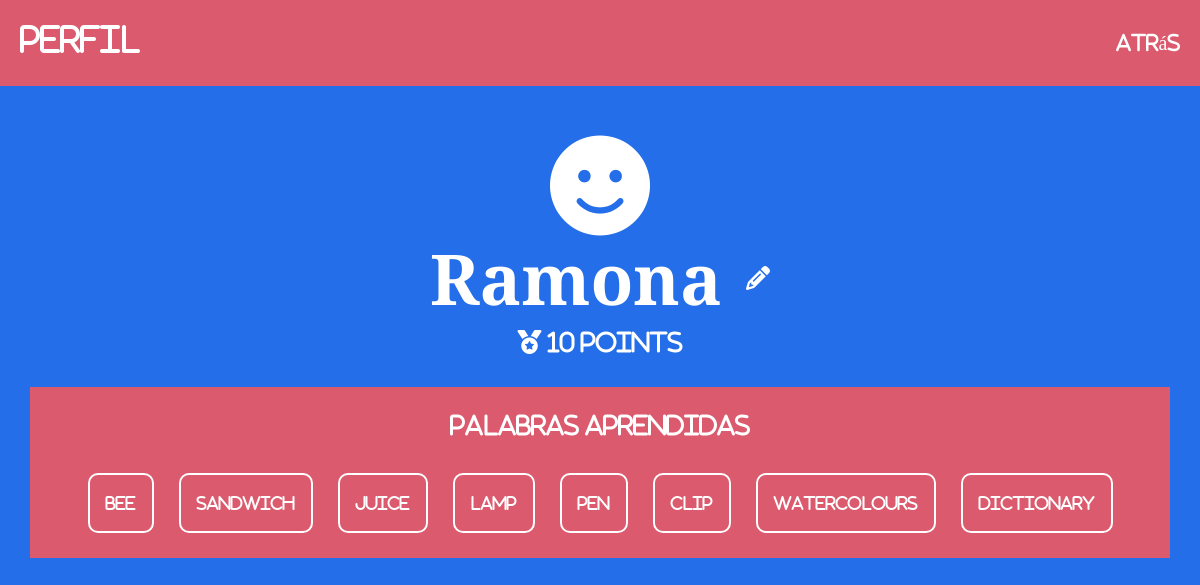
The app's page /profile/ (signed in), older data.
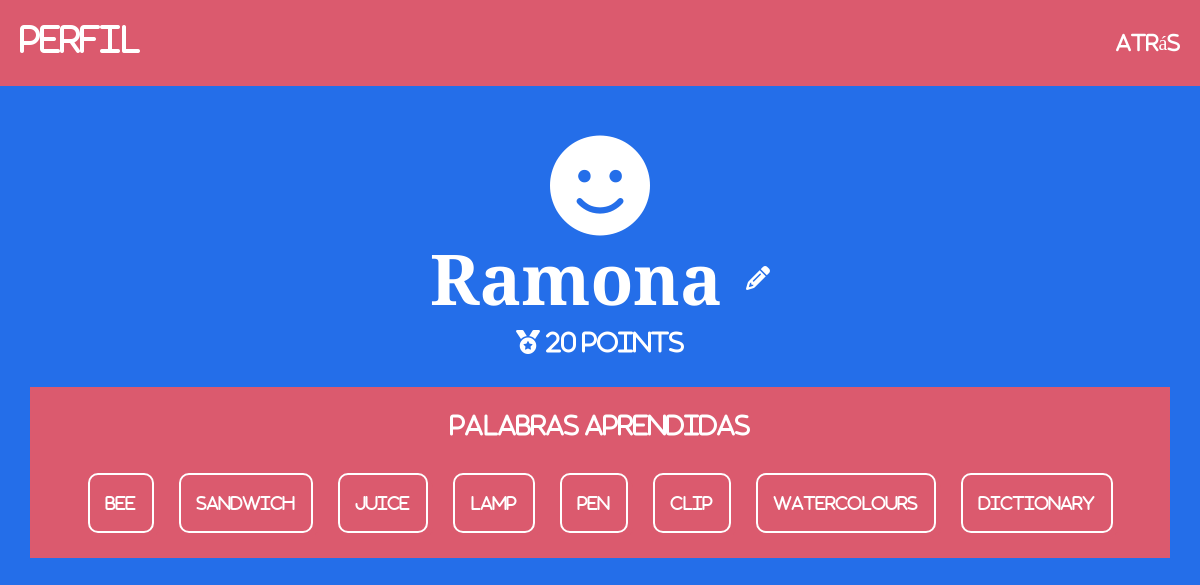
The same page, newer data.
### user/models.py (models this page shows, shortened)
class Ranking(models.Model):
    user = models.OneToOneField(User, on_delete=models.CASCADE)
    points=models.IntegerField()
    learnts=models.ManyToManyField(Term,through='Learnt')

### user/views.py (the view)
# urls.py: path('profile/',views.profile,name='profile'),
@login_required(login_url="/login")
def profile(request):
    erabiltzaile=Ranking.objects.get(user=request.user)
    return render(request, 'profile.html',{'erabiltzaile':erabiltzaile})

### user/templates/profile.html (shortened to what this page needs)
{% extends "base.html" %}
{% load static %}
{% block content %}
<nav class="navbar navbar-expand-lg navbar-dark">
    <h2>Perfil</h2>
    <div class="collapse navbar-collapse" id="navbarSupportedContent">
        <ul class="navbar-nav ml-auto">
            <li class="nav-item">
                <a href="{% url 'game' %}"><h5 class="m-0">Atrás</h5></a>
              </li>
        </ul>
    </div>
</nav>
<div class="games_container container">
    <i class="fa-solid fa-face-smile" style="font-size: 100px;"></i>
    <div class="d-flex justify-content-center align-items-center">
        <h1 id="username">{{user.username}}</h1>
        <a href="{% url 'changeUsername'%}"><h4><i class="fa-solid fa-pencil ml-4 cursor-pointer"></i></h4></a>
    </div>
    <h4><i class="fa-solid fa-medal"></i> {{erabiltzaile.points}} points</h4>
    <div class="learntWords">
        <h4 class="pt-4">PALABRAS APRENDIDAS</h4>
        <div>
            {% for learnt in erabiltzaile.learnts.all %}
                <a href="#learntWords" data-toggle="modal" data-target="#learntWordsModal" data-word="{{learnt.word}}" data-spanish="{{learnt.spanish}}" data-audio="{{learnt.audio}}" class="learntwords-dialog">
                    <div>
                        <p>{{learnt.word}}</p>
                    </div>
                </a>
            {% endfor %}
        </div>
    </div>
</div>
{% endblock content %}

Row changes from the older to the newer data that the page shows:
changed Ranking: points "10" → "20"
